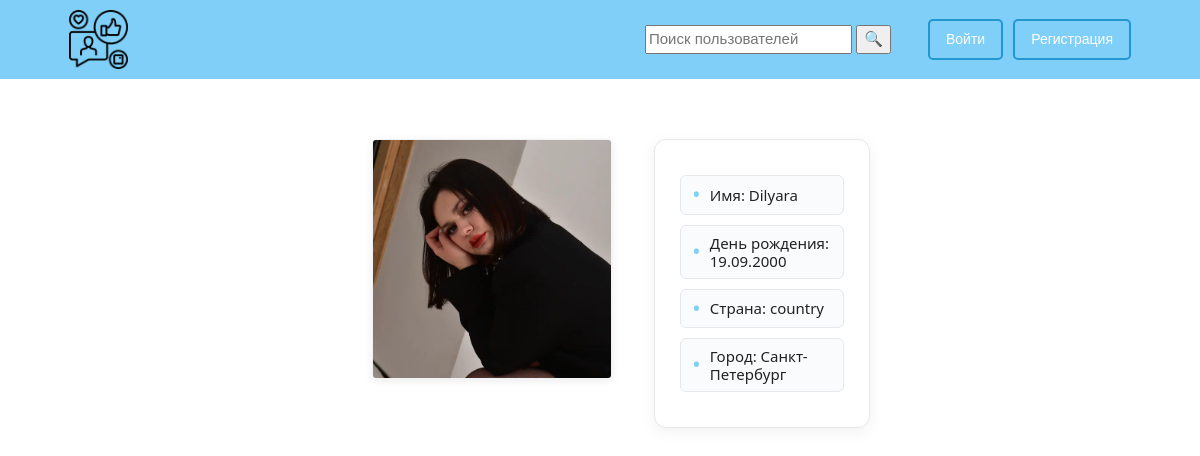
The app's page /auth/another_profile/4 with its own data.
### Users/models.py (models this page shows, shortened)
class Profile(AbstractUser):
    GENDER_CHOICE = (("M", "М"),
                     ("F", "Ж"),
                     (None, "-"))
    CITY_CHOICE = [('Москва', 'Москва'),
                   ('Санкт-Петербург', 'Санкт-Петербург')]
    COUNTRY_CHOICE = [(None, '-')]
    avatar = models.ImageField('Аватар',
                               blank=True,
                               upload_to='images/avatar/')
    gender = models.CharField('Пол',
                              max_length=1,
                              choices=GENDER_CHOICE,
                              blank=True)
    country = models.CharField('Страна',
                               max_length=100,
                               blank=True,
                               null=True,
                               choices=COUNTRY_CHOICE)
    city = models.CharField('Город',
                            max_length=100,
                            blank=True,
                            null=True,
                            choices=CITY_CHOICE)
    birth_date = models.DateField('Дата рождения',
                                  null=True,
                                  blank=True)
    email = models.CharField('Почтовый адрес', max_length=20,
                             null=False,
                             blank=False)
    short_name = models.CharField('Короткое имя',
                                  max_length=10,
                                  null=True,
                                  blank=True)
    class Meta:
        verbose_name = 'Профиль'
        verbose_name_plural = 'Профили'

### Users/views.py (the view)
# urls.py: path('another_profile/<int:user_id>', v.another_profile,
def another_profile(request, user_id):
    another_user = get_object_or_404(User, id=user_id)
    try:
        is_subscribed = False
        is_friend = Friend.objects.filter((Q(user=request.user, users_friend=another_user)|Q(user=another_user, users_friend=request.user)),confirmed=True).exists()
        friend_request_sent = False
        friend_request_received = False
        if not is_friend:
            friend_request_sent = Friend.objects.filter(user=request.user, users_friend=another_user, confirmed=False).exists()
            friend_request_received = Friend.objects.filter(user=another_user, users_friend=request.user, confirmed=False).exists()
        if not Follower.objects.filter(user=request.user, follower_for=another_user).exists():
            is_subscribed = False
        else:
            is_subscribed = True
        return render(request,
                    'users/another_profile.html',
                    {'another_user': another_user,
                    'is_friend': is_friend,
                    'friend_request_sent': friend_request_sent,
                    'friend_request_received': friend_request_received,
                    'is_subscribed': is_subscribed})
    except:
        return render(request,
                    'users/another_profile.html',
                    {'another_user': another_user})

### Templates/users/another_profile.html (shortened to what this page needs)
{% extends "base.html" %}
{%load static%}
{%block content%}
    <div class='another_profile'>
        <div class='another_avatar'>
            {% if another_user.avatar %}
                <img src="{{another_user.avatar.url}}" height=200px >
            {%endif%}
        </div>
        <div class='another_info'>
            <h5>Имя: {{another_user.username}}</h5>
            <h5>День рождения: {{another_user.birth_date|date:"d.m.Y"}}</h5>
            <h5>Страна: {{another_user.country}}</h5>
            <h5>Город: {{another_user.city}}</h5>
        </div>
    </div>
{%endblock%}

### static/css/stylesheet.css (style rules this page uses)
.body { margin: 0; }
.main .another_profile { width: 90%; margin: 5% auto; display: grid; grid-template-columns:30% 20%; gap: 0; align-items: start; justify-content: center; }
.main .another_profile .another_avatar { width: 100%; justify-self: end; display: flex; margin-left: 10%; }
.main .another_profile .another_avatar img { width: 240px; height: 240px; border-radius: 4px; object-fit: cover; box-shadow: 0 2px 8px rgba(0, 0, 0, 0.08); border: 1px solid #f0f2f5; transition: transform 0.2s ease; }
.main .another_profile .another_info { width: 100%; margin-left: 0; justify-self: start; }
.another_info h5 { font-weight: normal; color: #222; font-size: 14px; margin: 10px 0; padding: 8px 12px; background: #fafbfc; border: 1px solid #e7e8ec; border-radius: 4px; }
.another_info { width: 100%; margin-left: 0; justify-self: start; background: white; padding: 25px; border-radius: 12px; border: 1px solid #e7e8ec; box-shadow: 0 4px 15px rgba(0, 0, 0, 0.06); }
.another_info h5 { font-weight: normal; color: #222; font-size: 15px; margin: 12px 0; padding: 10px 15px; background: #fafbfc; border: 1px solid #e7e8ec; border-radius: 6px; display: flex; }
.another_info h5:before { content: "•"; color: #7fcff8; font-weight: bold; margin-right: 10px; }
.another_profile { width: 90%; margin: 5% auto; display: grid; grid-template-columns: 30% 40%; gap: 30px; align-items: start; justify-content: center; }
.another_avatar { width: 100%; justify-self: end; display: flex; flex-direction: column; align-items: center; }
.another_avatar img { width: 240px; height: 240px; border-radius: 8px; object-fit: cover; box-shadow: 0 4px 15px rgba(0, 0, 0, 0.1); border: 2px solid #7fcff8; }
.another_info h5 { font-weight: normal; color: #222; font-size: 15px; margin: 10px 0; padding: 8px 12px; background: #fafbfc; border: 1px solid #e7e8ec; border-radius: 6px; display: flex; align-items: center; }
.another_info h5:before { content: "•"; color: #7fcff8; font-weight: bold; margin-right: 10px; font-size: 18px; }

### records on screen
Profile: avatar (picture), username "Dilyara", birth_date "19.09.2000", country "country", city "Санкт-Петербург"
